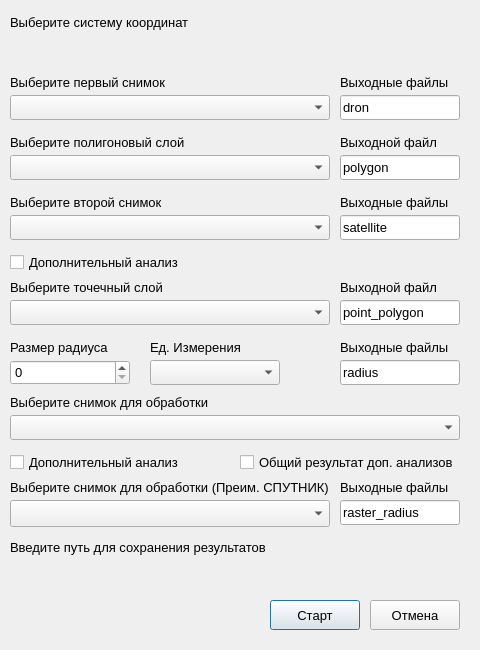
<?xml version="1.0" encoding="UTF-8"?>
<ui version="4.0">
 <class>MainWindow</class>
 <widget class="QDialog" name="MainWindow">
  <property name="geometry">
   <rect>
    <x>0</x>
    <y>0</y>
    <width>480</width>
    <height>650</height>
   </rect>
  </property>
  <property name="font">
   <font>
    <pointsize>10</pointsize>
   </font>
  </property>
  <property name="windowTitle">
   <string>Dialog</string>
  </property>
  <widget class="QLabel" name="PointPolygon_label">
   <property name="geometry">
    <rect>
     <x>10</x>
     <y>275</y>
     <width>200</width>
     <height>25</height>
    </rect>
   </property>
   <property name="font">
    <font>
     <pointsize>10</pointsize>
    </font>
   </property>
   <property name="text">
    <string>Выберите точечный слой</string>
   </property>
   <property name="margin">
    <number>5</number>
   </property>
  </widget>
  <widget class="QLabel" name="Radius_label">
   <property name="geometry">
    <rect>
     <x>10</x>
     <y>335</y>
     <width>120</width>
     <height>25</height>
    </rect>
   </property>
   <property name="font">
    <font>
     <pointsize>10</pointsize>
    </font>
   </property>
   <property name="text">
    <string>Размер радиуса</string>
   </property>
   <property name="margin">
    <number>5</number>
   </property>
  </widget>
  <widget class="QgsFileWidget" name="OutPutQgsFileWidget">
   <property name="geometry">
    <rect>
     <x>10</x>
     <y>560</y>
     <width>450</width>
     <height>25</height>
    </rect>
   </property>
   <property name="font">
    <font>
     <pointsize>10</pointsize>
    </font>
   </property>
   <property name="storageMode">
    <enum>QgsFileWidget::GetDirectory</enum>
   </property>
   <property name="options">
    <set>QFileDialog::ShowDirsOnly</set>
   </property>
  </widget>
  <widget class="QLabel" name="PolygonOutPutName_label">
   <property name="geometry">
    <rect>
     <x>340</x>
     <y>130</y>
     <width>120</width>
     <height>25</height>
    </rect>
   </property>
   <property name="font">
    <font>
     <pointsize>10</pointsize>
    </font>
   </property>
   <property name="text">
    <string>Выходной файл</string>
   </property>
   <property name="margin">
    <number>5</number>
   </property>
  </widget>
  <widget class="QgsSpinBox" name="Radius_QgsSpinBox">
   <property name="geometry">
    <rect>
     <x>10</x>
     <y>360</y>
     <width>120</width>
     <height>25</height>
    </rect>
   </property>
   <property name="font">
    <font>
     <pointsize>10</pointsize>
    </font>
   </property>
   <property name="maximum">
    <number>9999</number>
   </property>
   <property name="displayIntegerBase">
    <number>10</number>
   </property>
   <property name="clearValue">
    <bool>false</bool>
   </property>
  </widget>
  <widget class="QLabel" name="CoordSystem_label">
   <property name="geometry">
    <rect>
     <x>10</x>
     <y>10</y>
     <width>300</width>
     <height>25</height>
    </rect>
   </property>
   <property name="font">
    <font>
     <pointsize>10</pointsize>
    </font>
   </property>
   <property name="text">
    <string>Выберите систему координат</string>
   </property>
   <property name="margin">
    <number>5</number>
   </property>
  </widget>
  <widget class="QPushButton" name="StartButton">
   <property name="geometry">
    <rect>
     <x>270</x>
     <y>600</y>
     <width>90</width>
     <height>30</height>
    </rect>
   </property>
   <property name="font">
    <font>
     <pointsize>10</pointsize>
    </font>
   </property>
   <property name="text">
    <string>Старт</string>
   </property>
  </widget>
  <widget class="QLabel" name="SatelliteRaster_label">
   <property name="geometry">
    <rect>
     <x>10</x>
     <y>190</y>
     <width>200</width>
     <height>25</height>
    </rect>
   </property>
   <property name="font">
    <font>
     <pointsize>10</pointsize>
    </font>
   </property>
   <property name="text">
    <string>Выберите второй снимок</string>
   </property>
   <property name="margin">
    <number>5</number>
   </property>
  </widget>
  <widget class="QLabel" name="RadiusLayer_label">
   <property name="geometry">
    <rect>
     <x>10</x>
     <y>390</y>
     <width>220</width>
     <height>25</height>
    </rect>
   </property>
   <property name="font">
    <font>
     <pointsize>10</pointsize>
    </font>
   </property>
   <property name="text">
    <string>Выберите снимок для обработки</string>
   </property>
   <property name="margin">
    <number>5</number>
   </property>
  </widget>
  <widget class="QLabel" name="DronRaster_label">
   <property name="geometry">
    <rect>
     <x>10</x>
     <y>70</y>
     <width>200</width>
     <height>25</height>
    </rect>
   </property>
   <property name="font">
    <font>
     <pointsize>10</pointsize>
    </font>
   </property>
   <property name="text">
    <string>Выберите первый снимок</string>
   </property>
   <property name="margin">
    <number>5</number>
   </property>
  </widget>
  <widget class="QComboBox" name="RadiusMS_comboBox">
   <property name="geometry">
    <rect>
     <x>150</x>
     <y>360</y>
     <width>130</width>
     <height>25</height>
    </rect>
   </property>
   <property name="font">
    <font>
     <pointsize>10</pointsize>
    </font>
   </property>
  </widget>
  <widget class="QCheckBox" name="Additional_PointAnalysis_checkBox">
   <property name="geometry">
    <rect>
     <x>10</x>
     <y>250</y>
     <width>300</width>
     <height>25</height>
    </rect>
   </property>
   <property name="font">
    <font>
     <pointsize>10</pointsize>
    </font>
   </property>
   <property name="text">
    <string>Дополнительный анализ</string>
   </property>
   <property name="checked">
    <bool>false</bool>
   </property>
  </widget>
  <widget class="QLabel" name="Polygon_label">
   <property name="geometry">
    <rect>
     <x>10</x>
     <y>130</y>
     <width>200</width>
     <height>25</height>
    </rect>
   </property>
   <property name="font">
    <font>
     <pointsize>10</pointsize>
    </font>
   </property>
   <property name="text">
    <string>Выберите полигоновый слой</string>
   </property>
   <property name="margin">
    <number>5</number>
   </property>
  </widget>
  <widget class="QgsMapLayerComboBox" name="Radius_MapLayer_ComboBox">
   <property name="geometry">
    <rect>
     <x>10</x>
     <y>415</y>
     <width>450</width>
     <height>25</height>
    </rect>
   </property>
   <property name="font">
    <font>
     <pointsize>10</pointsize>
    </font>
   </property>
   <property name="cursor">
    <cursorShape>ArrowCursor</cursorShape>
   </property>
   <property name="showCrs">
    <bool>true</bool>
   </property>
  </widget>
  <widget class="QPushButton" name="CancelButton">
   <property name="geometry">
    <rect>
     <x>370</x>
     <y>600</y>
     <width>90</width>
     <height>30</height>
    </rect>
   </property>
   <property name="font">
    <font>
     <pointsize>10</pointsize>
     <weight>50</weight>
     <bold>false</bold>
    </font>
   </property>
   <property name="text">
    <string>Отмена</string>
   </property>
  </widget>
  <widget class="QCheckBox" name="Additional_RasterPoints_checkBox">
   <property name="geometry">
    <rect>
     <x>10</x>
     <y>450</y>
     <width>170</width>
     <height>25</height>
    </rect>
   </property>
   <property name="font">
    <font>
     <pointsize>10</pointsize>
    </font>
   </property>
   <property name="text">
    <string>Дополнительный анализ</string>
   </property>
  </widget>
  <widget class="QLabel" name="OutPut_label">
   <property name="geometry">
    <rect>
     <x>10</x>
     <y>535</y>
     <width>300</width>
     <height>25</height>
    </rect>
   </property>
   <property name="font">
    <font>
     <pointsize>10</pointsize>
    </font>
   </property>
   <property name="text">
    <string>Введите путь для сохранения результатов</string>
   </property>
   <property name="margin">
    <number>5</number>
   </property>
  </widget>
  <widget class="QgsMapLayerComboBox" name="FirstRaster_MapLayer_ComboBox">
   <property name="geometry">
    <rect>
     <x>10</x>
     <y>95</y>
     <width>320</width>
     <height>25</height>
    </rect>
   </property>
   <property name="font">
    <font>
     <pointsize>10</pointsize>
    </font>
   </property>
   <property name="showCrs">
    <bool>true</bool>
   </property>
  </widget>
  <widget class="QgsMapLayerComboBox" name="Polygon_MapLayer_ComboBox">
   <property name="geometry">
    <rect>
     <x>10</x>
     <y>155</y>
     <width>320</width>
     <height>25</height>
    </rect>
   </property>
   <property name="font">
    <font>
     <pointsize>10</pointsize>
    </font>
   </property>
   <property name="showCrs">
    <bool>true</bool>
   </property>
  </widget>
  <widget class="QgsMapLayerComboBox" name="SecondRaster_MapLayer_ComboBox">
   <property name="geometry">
    <rect>
     <x>10</x>
     <y>215</y>
     <width>320</width>
     <height>25</height>
    </rect>
   </property>
   <property name="font">
    <font>
     <pointsize>10</pointsize>
    </font>
   </property>
   <property name="showCrs">
    <bool>true</bool>
   </property>
  </widget>
  <widget class="QgsMapLayerComboBox" name="PointField_ComboBox">
   <property name="geometry">
    <rect>
     <x>10</x>
     <y>300</y>
     <width>320</width>
     <height>25</height>
    </rect>
   </property>
   <property name="font">
    <font>
     <pointsize>10</pointsize>
    </font>
   </property>
   <property name="showCrs">
    <bool>true</bool>
   </property>
  </widget>
  <widget class="QgsProjectionSelectionWidget" name="CS_QgsProjectionSelectionWidget">
   <property name="geometry">
    <rect>
     <x>10</x>
     <y>35</y>
     <width>450</width>
     <height>25</height>
    </rect>
   </property>
   <property name="font">
    <font>
     <pointsize>10</pointsize>
    </font>
   </property>
  </widget>
  <widget class="QLineEdit" name="FirstRaster_LineEdit">
   <property name="geometry">
    <rect>
     <x>340</x>
     <y>95</y>
     <width>120</width>
     <height>25</height>
    </rect>
   </property>
   <property name="font">
    <font>
     <pointsize>10</pointsize>
    </font>
   </property>
   <property name="text">
    <string>dron</string>
   </property>
  </widget>
  <widget class="QLineEdit" name="Polygon_LineEdit">
   <property name="geometry">
    <rect>
     <x>340</x>
     <y>155</y>
     <width>120</width>
     <height>25</height>
    </rect>
   </property>
   <property name="font">
    <font>
     <pointsize>10</pointsize>
    </font>
   </property>
   <property name="text">
    <string>polygon</string>
   </property>
  </widget>
  <widget class="QLineEdit" name="SecondRaster_LineEdit">
   <property name="geometry">
    <rect>
     <x>340</x>
     <y>215</y>
     <width>120</width>
     <height>25</height>
    </rect>
   </property>
   <property name="font">
    <font>
     <pointsize>10</pointsize>
    </font>
   </property>
   <property name="text">
    <string>satellite</string>
   </property>
  </widget>
  <widget class="QLineEdit" name="Radius_LineEdit">
   <property name="geometry">
    <rect>
     <x>340</x>
     <y>360</y>
     <width>120</width>
     <height>25</height>
    </rect>
   </property>
   <property name="font">
    <font>
     <pointsize>10</pointsize>
    </font>
   </property>
   <property name="text">
    <string>radius</string>
   </property>
  </widget>
  <widget class="QLineEdit" name="Point_LineEdit">
   <property name="geometry">
    <rect>
     <x>340</x>
     <y>300</y>
     <width>120</width>
     <height>25</height>
    </rect>
   </property>
   <property name="font">
    <font>
     <pointsize>10</pointsize>
    </font>
   </property>
   <property name="text">
    <string>point_polygon</string>
   </property>
  </widget>
  <widget class="QLineEdit" name="RasterRadius_LineEdit">
   <property name="geometry">
    <rect>
     <x>340</x>
     <y>500</y>
     <width>120</width>
     <height>25</height>
    </rect>
   </property>
   <property name="font">
    <font>
     <pointsize>10</pointsize>
    </font>
   </property>
   <property name="text">
    <string>raster_radius</string>
   </property>
  </widget>
  <widget class="QLabel" name="DronOutPutValues_label">
   <property name="geometry">
    <rect>
     <x>340</x>
     <y>70</y>
     <width>120</width>
     <height>25</height>
    </rect>
   </property>
   <property name="font">
    <font>
     <pointsize>10</pointsize>
    </font>
   </property>
   <property name="text">
    <string>Выходные файлы</string>
   </property>
   <property name="margin">
    <number>5</number>
   </property>
  </widget>
  <widget class="QLabel" name="SatelliteOutPutValues_label">
   <property name="geometry">
    <rect>
     <x>340</x>
     <y>190</y>
     <width>120</width>
     <height>25</height>
    </rect>
   </property>
   <property name="font">
    <font>
     <pointsize>10</pointsize>
    </font>
   </property>
   <property name="text">
    <string>Выходные файлы</string>
   </property>
   <property name="margin">
    <number>5</number>
   </property>
  </widget>
  <widget class="QLabel" name="PointOutPutName_label">
   <property name="geometry">
    <rect>
     <x>340</x>
     <y>275</y>
     <width>120</width>
     <height>25</height>
    </rect>
   </property>
   <property name="font">
    <font>
     <pointsize>10</pointsize>
    </font>
   </property>
   <property name="text">
    <string>Выходной файл</string>
   </property>
   <property name="margin">
    <number>5</number>
   </property>
  </widget>
  <widget class="QLabel" name="SatelliteOutPutValues_label_2">
   <property name="geometry">
    <rect>
     <x>340</x>
     <y>335</y>
     <width>120</width>
     <height>25</height>
    </rect>
   </property>
   <property name="font">
    <font>
     <pointsize>10</pointsize>
    </font>
   </property>
   <property name="text">
    <string>Выходные файлы</string>
   </property>
   <property name="margin">
    <number>5</number>
   </property>
  </widget>
  <widget class="QLabel" name="OutPut_RasterRadius_">
   <property name="geometry">
    <rect>
     <x>340</x>
     <y>475</y>
     <width>120</width>
     <height>25</height>
    </rect>
   </property>
   <property name="text">
    <string>Выходные файлы</string>
   </property>
   <property name="margin">
    <number>5</number>
   </property>
  </widget>
  <widget class="QLabel" name="MS_label">
   <property name="geometry">
    <rect>
     <x>150</x>
     <y>335</y>
     <width>130</width>
     <height>25</height>
    </rect>
   </property>
   <property name="text">
    <string>Ед. Измерения</string>
   </property>
  </widget>
  <widget class="QgsMapLayerComboBox" name="Additional_RasterRadius_MapLayer_ComboBox">
   <property name="geometry">
    <rect>
     <x>10</x>
     <y>500</y>
     <width>320</width>
     <height>27</height>
    </rect>
   </property>
   <property name="showCrs">
    <bool>true</bool>
   </property>
  </widget>
  <widget class="QLabel" name="Additional_RasterRadius_label">
   <property name="geometry">
    <rect>
     <x>10</x>
     <y>475</y>
     <width>321</width>
     <height>25</height>
    </rect>
   </property>
   <property name="text">
    <string>Выберите снимок для обработки (Преим. СПУТНИК)</string>
   </property>
   <property name="margin">
    <number>5</number>
   </property>
  </widget>
  <widget class="QCheckBox" name="Additional_GeneralFilter_checkBox">
   <property name="geometry">
    <rect>
     <x>240</x>
     <y>450</y>
     <width>220</width>
     <height>25</height>
    </rect>
   </property>
   <property name="text">
    <string>Общий результат доп. анализов</string>
   </property>
  </widget>
 </widget>
 <customwidgets>
  <customwidget>
   <class>QgsFileWidget</class>
   <extends>QWidget</extends>
   <header>qgsfilewidget.h</header>
  </customwidget>
  <customwidget>
   <class>QgsMapLayerComboBox</class>
   <extends>QComboBox</extends>
   <header>qgsmaplayercombobox.h</header>
  </customwidget>
  <customwidget>
   <class>QgsProjectionSelectionWidget</class>
   <extends>QWidget</extends>
   <header>qgsprojectionselectionwidget.h</header>
  </customwidget>
  <customwidget>
   <class>QgsSpinBox</class>
   <extends>QSpinBox</extends>
   <header>qgsspinbox.h</header>
  </customwidget>
 </customwidgets>
 <resources/>
 <connections/>
</ui>
